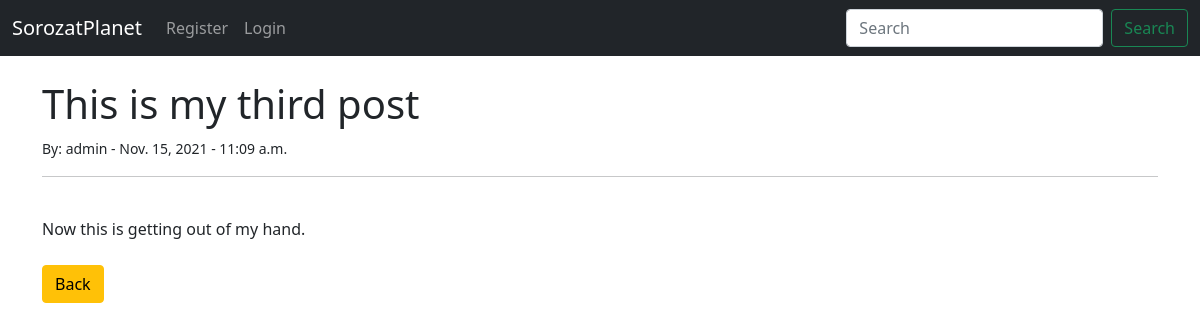
Page /article/3 on the committed database.
### sorozatplanetblog/models.py (models this page shows, shortened)
class Post(models.Model):
	title = models.CharField(max_length=255)
	author = models.ForeignKey(User, on_delete=models.CASCADE) #cascade miatt törlésnél az összes postot törli
	body = RichTextField(blank=True, null=True)
	post_date = models.DateField(auto_now_add=True)
	post_time = models.TimeField(auto_now_add=True)
	snippet = models.CharField(max_length=255)

### sorozatplanetblog/views.py (the view)
class ArticleDetailView(DetailView):
	model = Post
	template_name = 'article_details.html'

### sorozatplanetblog/templates/article_details.html (shortened to what this page needs)
{% extends 'base.html' %}
{% block content %}
<h1>{{ post.title }}</h1>
<small>By: {{ post.author }} -
	{{ post.post_date }} - {{ post.post_time }}
</small><br/>
<hr>
<br/>
{{ post.body|safe }}
<br/><br/>
<a href="{% url 'home' %}" class="btn btn-warning">Back</a>
{% endblock %}

### rows in the picture
Post: title "This is my third post", author "admin", post_date "Nov. 15, 2021", post_time "11:09 a.m.", body "Now this is getting out of my hand."
